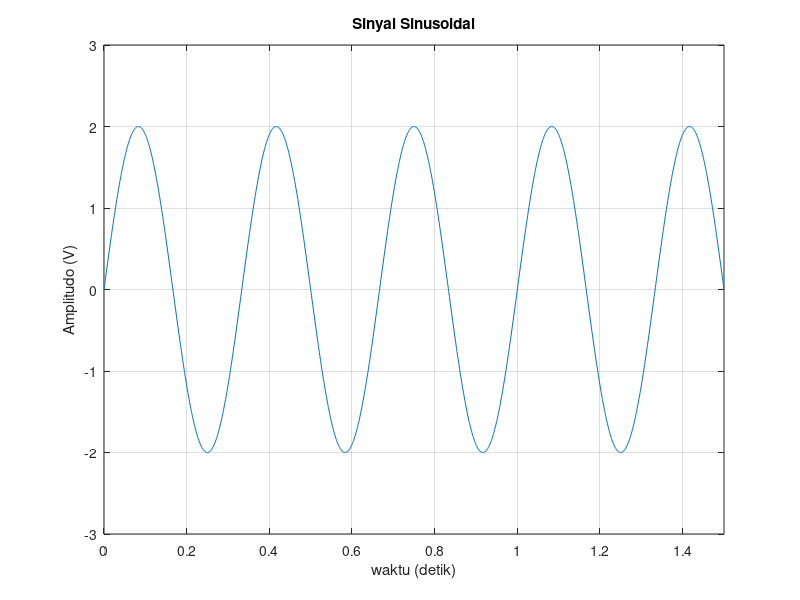
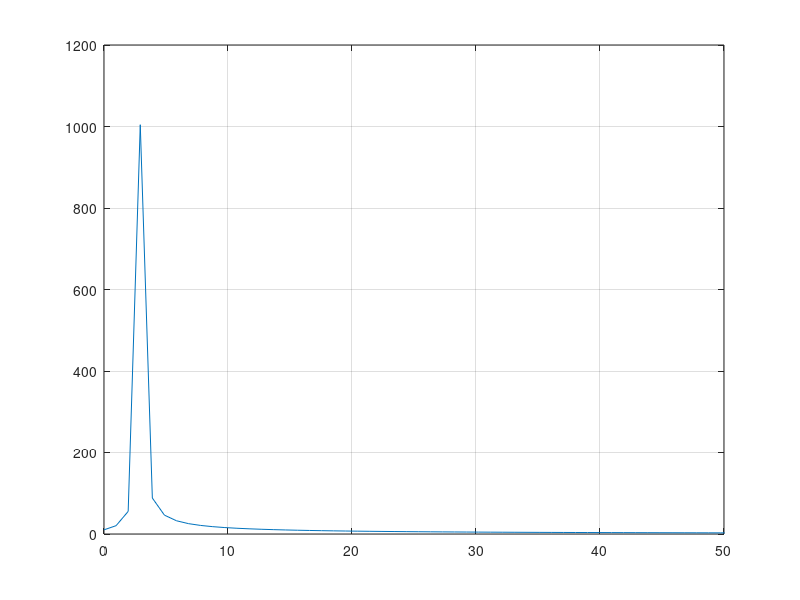

Reproduce these figures in MATLAB, in order.
clear all; close all; clc
% Secara berturut-turut perintah diatas berfungsi 
% untuk membersikan memory workspace, menutup 
% seluruh jendela grafik yang terbuka, dan 
% membersikan % History Command Window.  

fs = 1000; % [Hz] Frekuensi Sampling
% Merupakan jumlah sample sinyal setiap satu detik. 
% Jika fs = X Hz, maka dalam periode 1 detik terdapat 
% sejumlah X sample dari sinyal.  Frekuensi sampling 
% harus jauh lebih besar dibandingkan dengan frekuensi 
% sinyal yang akan disampling

fx = 3; % [Hz] Frekuensi sinyal.  
% Pada sinyal periodik, frekuensi sinyal menunjukkan 
% jumlah repetisi dari suatu komponen sinyal periodik 
% pada periode dasarnya.  

tmax = 1.5; % [s: second atau detik] durasi sinyal 
            % pada domain waktu
t = 0:1/(fs):tmax;  % Pemetaan durasi sinyal pada sumbu 
% waktu berdasarkan periode samplingnya (yaitu: 1/fs)
% durasi ini dapat menggambarkan durasi waktu dimana 
% suatu sinyal dicuplik

A = 2; % [Volt] Amplitudo sinya
% Merupakan tegangan suatu sinyal dalam volt

%% Pembangkitan sinyal Periodik
% Pembangkitan sinyal sinus
x0 = A*sin(2*pi*fx*t);

%% Menampilkan Grafik Sinyal pada domain waktu
% Batas batas grafik:
sumbu_x_min = 0;
sumbu_x_max = tmax;
sumbu_y_min = -3;
sumbu_y_max = 3;

% Menampilakn grafik
figure(1)
plot(t,x0); 
grid on; axis([sumbu_x_min sumbu_x_max sumbu_y_min sumbu_y_max]);
title('Sinyal Sinusoidal'); 
xlabel('waktu (detik)');ylabel('Amplitudo (V)')

%% Spectrum monitoring
zdouble = fft(x0,1024);
zdouble = abs(zdouble(1:length(zdouble)/2+1));
frqdouble = [0:length(zdouble)-1]*fs/length(zdouble)/2;
figure(4)
plot(frqdouble,zdouble);
grid on; axis([0 50])
